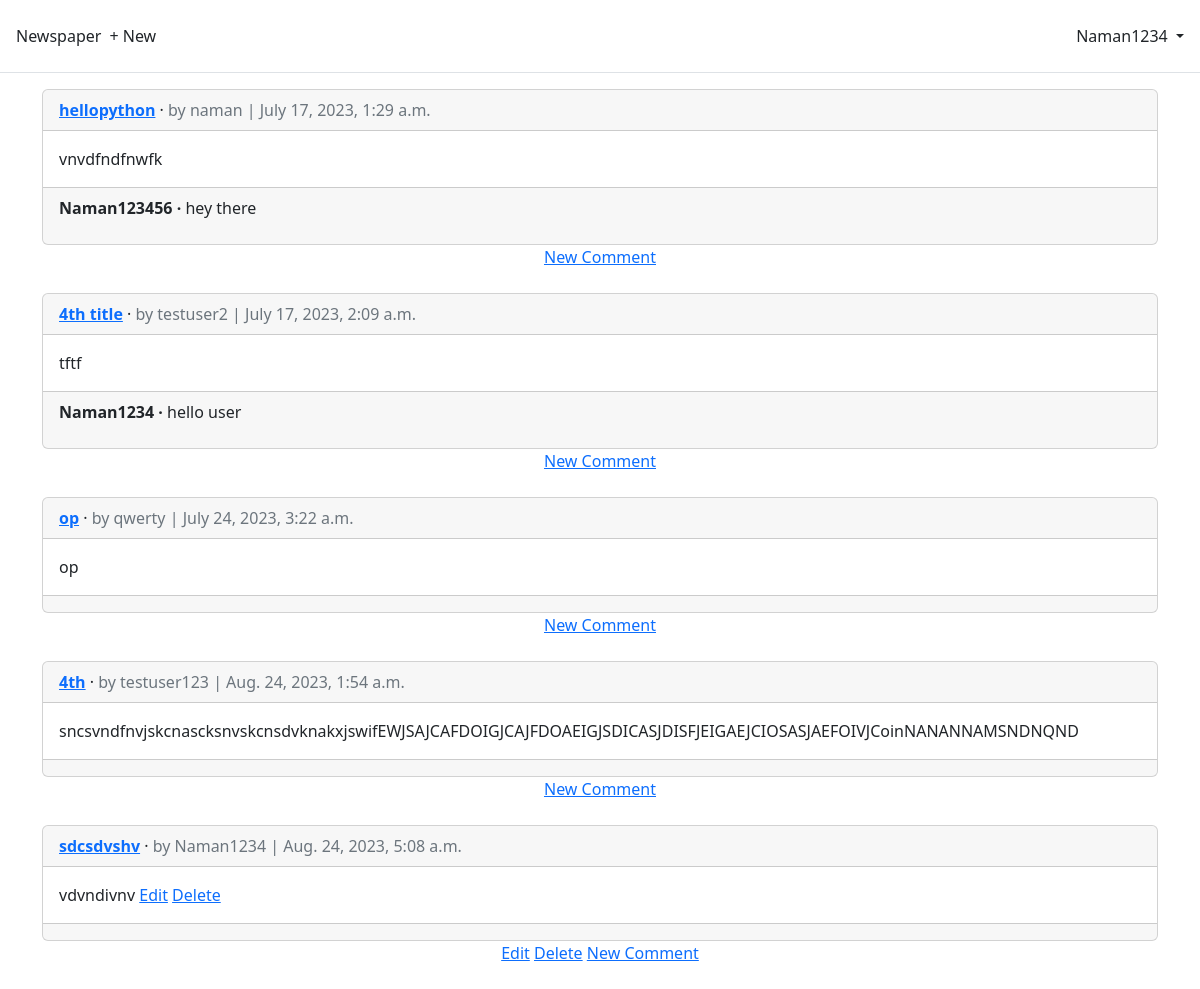
Screenshot of /articles/ (signed in) with the database file from the repository.
### accounts/models.py (models this page shows)
class CustomUser(AbstractUser):
    age = models.PositiveIntegerField(null=True, blank=True)

### articles/models.py (models this page shows, shortened)
class Article(models.Model):
    title = models.CharField(max_length=255)
    body = models.TextField()
    date = models.DateTimeField(auto_now_add=True)
    author = models.ForeignKey(
        settings.AUTH_USER_MODEL,
        on_delete=models.CASCADE,
    )
    def get_absolute_url(self):
        return reverse("article_detail", kwargs={"pk": self.pk})

class Comment(models.Model):  # new
    article = models.ForeignKey(Article, on_delete=models.CASCADE)
    comment = models.CharField(max_length=140)
    author = models.ForeignKey(
        settings.AUTH_USER_MODEL,
        on_delete=models.CASCADE,
    )
    def __str__(self):
        return self.comment

### articles/views.py (the view)
# urls.py: path("", ArticleListView.as_view(), name="article_list"),
class ArticleListView(LoginRequiredMixin, ListView):
    model = Article
    template_name = "article_list.html"

### templates/article_list.html (shortened to what this page needs)
{% extends "base.html" %}
{% block content %}
{% for article in article_list %}
<div class="card">
  <div class="card-header">
    <span class="fw-bold">
      <a href="{{ article.get_absolute_url }}">{{ article.title }}</a>
    </span> &middot;
    <span class="text-muted">by {{ article.author }} |
      {{ article.date }}</span>
  </div>
  <div class="card-body">
    {{ article.body }}
    {% if article.author.pk == request.user.pk %}
    <a href="{% url 'article_edit' article.pk %}">Edit</a>
    <a href="{% url 'article_delete' article.pk %}">Delete</a>
    {% endif %}
  </div>
  <div class="card-footer">
    {% for comment in article.comment_set.all %}
    <p>
      <span class="fw-bold">
        {{ comment.author }} &middot;
      </span>
      {{ comment }}
    </p>
    {% endfor %}
  </div>
</div>
<div class="card-footer text-center text-muted">
  {% if article.author.pk == request.user.pk %}
  <a href="{% url 'article_edit' article.pk %}">Edit</a>
  <a href="{% url 'article_delete' article.pk %}">Delete</a>
  {% endif %}
  <a href="{{ article.get_absolute_url }}">New Comment</a>
</div>
<br />
{% endfor %}
{% endblock content %}

### templates/base.html (shortened to what this page needs)
<!DOCTYPE html>
<html>
<head>
  <link href="https://cdn.jsdelivr.net/npm/bootstrap@5.2.3/dist/css/bootstrap.min.css" rel="stylesheet"
>
</head>
<body>
  <header class="p-3 mb-3 border-bottom">
    <div class="d-flex flex-wrap align-items-center justify-content-center
        justify-content-lg-start">
      <a class="navbar-brand" href="{% url 'home' %}">Newspaper</a>
      <ul class="nav col-12 col-lg-auto me-lg-auto mb-2 justify-content-center
          mb-md-0">
        {% if user.is_authenticated %}
        <li><a href="{% url 'article_new' %}" class="nav-link px-2 link-dark">+ New</a></li>
      </ul>
      <div class="dropdown text-end">
        <a href="#" class="d-block link-dark text-decoration-none dropdown-toggle" id="dropdownUser1"
          data-bs-toggle="dropdown" aria-expanded="false">
          {{ user.username }}
        </a>
      </div>
      {% endif %}
    </div>
  </header>
  <main>
    <div class="container">
      {% block content %}
      {% endblock content %}
    </div>
  </main>
</body>
</html>

### rows the page displays
CustomUser: username "Naman1234"
Article: title "hellopython", author "naman", date "July 17, 2023, 1:29 a.m.", body "vnvdfndfnwfk"
Comment: author "Naman123456", comment "hey there"
Article: title "4th title", author "testuser2", date "July 17, 2023, 2:09 a.m.", body "tftf"
Comment: author "Naman1234", comment "hello user"
Article: title "op", author "qwerty", date "July 24, 2023, 3:22 a.m.", body "op"
Article: title "4th", author "testuser123", date "Aug. 24, 2023, 1:54 a.m.", body "sncsvndfnvjskcnascksnvskcnsdvknakxjswifEWJSAJCAFDOIGJCAJFDOAEIGJSDICASJDISFJEIGAEJCIOSASJAEFOIVJCoinNANANNAMSNDNQND"
Article: title "sdcsdvshv", author "Naman1234", date "Aug. 24, 2023, 5:08 a.m.", body "vdvndivnv", shows "Edit", shows "Delete"
